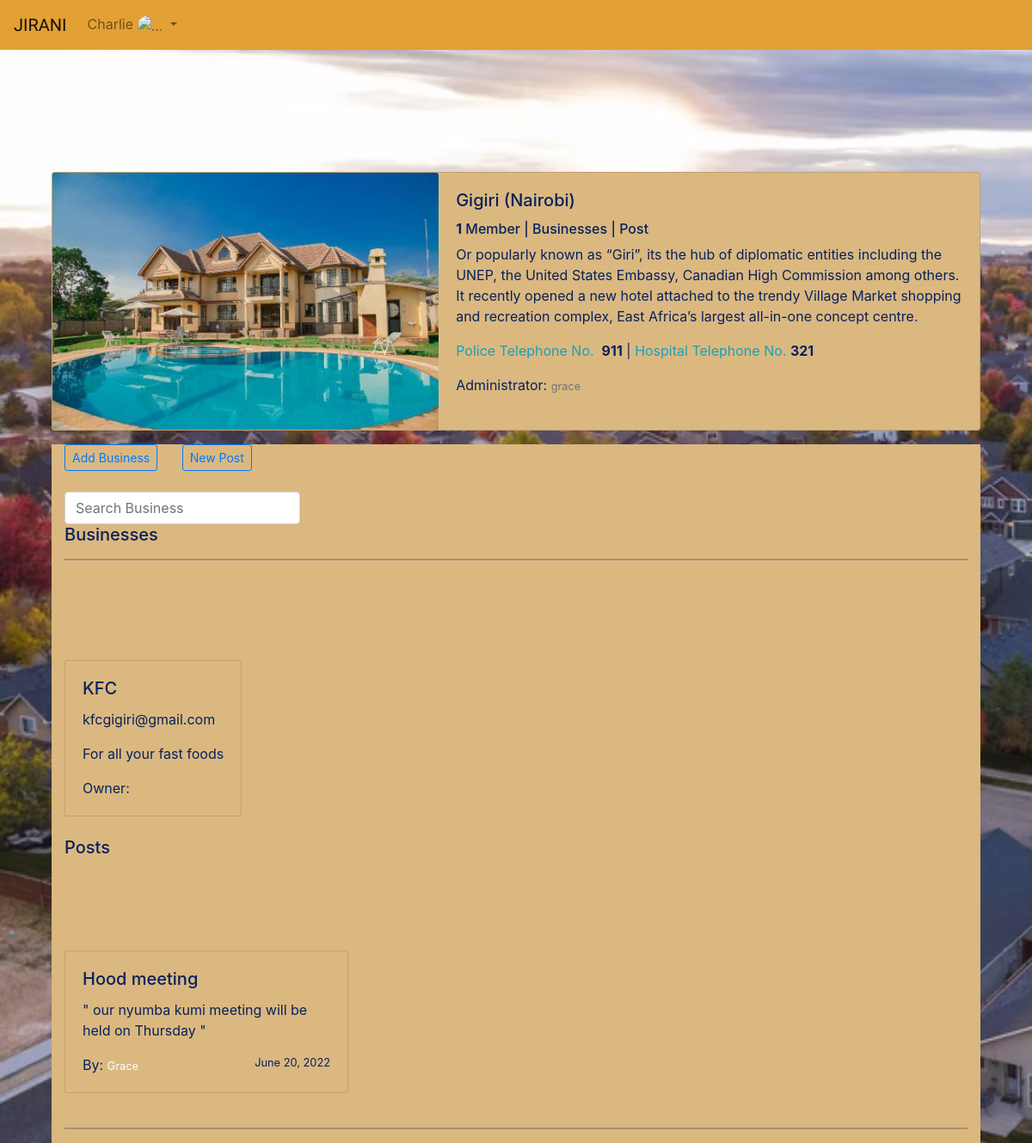
Screenshot of /hood/5 (signed in) with the database file from the repository.
### app/models.py (models this page shows, shortened)
class Neighborhood(models.Model):
    hoodname = models.CharField(blank=True, max_length=120)
    location = models.CharField(max_length=60, blank=True)
    admin = models.ForeignKey("Profile", on_delete=models.CASCADE, related_name='hood')
    hoodphoto = models.ImageField(upload_to='images/', null=True)
    description = models.TextField(null =True)
    healthdep = models.IntegerField(null=True, blank=True)
    policeno = models.IntegerField(null=True, blank=True)

class Profile(models.Model):
    user = models.OneToOneField(User, on_delete=models.CASCADE, related_name='profile')
    profile_pic = models.ImageField(upload_to='media/images/', default='default.png')
    bio = models.TextField(max_length=500, default="My Bio", blank=True)
    name = models.CharField(blank=True, max_length=120)
    location = models.CharField(max_length=60, blank=True)
    neighborhood = models.ForeignKey(Neighborhood, on_delete=models.SET_NULL, null=True, related_name='occupants', blank=True)

class Business(models.Model):
    email = models.EmailField()
    user = models.ForeignKey(User, on_delete=models.CASCADE, related_name='owner')
    neighborhood = models.ForeignKey(Neighborhood, on_delete=models.SET_NULL, null=True, related_name='business_owner', blank=True)
    name = models.CharField(blank=True, max_length=120)
    description = models.TextField(blank=True)

class Post(models.Model):
    title = models.CharField(max_length=155)
    post = models.TextField(max_length=500)
    photo = models.ImageField(upload_to='media/posts/', blank=True)
    user = models.ForeignKey(Profile, on_delete=models.CASCADE, related_name="post")
    date = models.DateTimeField(auto_now_add=True, blank=True)
    hood = models.ForeignKey(Neighborhood, on_delete=models.SET_NULL, null=True, related_name='post_owner', blank=True)

### app/views.py (the view)
# urls.py: path('hood/<hood_id>', views.hood, name='hood'),
def hood(request, hood_id):
    hood = Neighborhood.objects.get(id=hood_id)
    business = Business.objects.filter(neighborhood=hood)
    posts = Post.objects.filter(hood=hood)
    posts = posts[::-1]
    if request.method == 'POST':
        form = JiraniForm(request.POST)
        if form.is_valid():
            b_form = form.save(commit=False)
            b_form.neighbourhood = hood
            b_form.user = request.user.profile
            b_form.save()
            return redirect('hood', hood.id)
    else:
        form = JiraniForm()
    context = {
        'hood': hood,
        'business': business,
        'form': form,
        'posts': posts
    }
    return render(request, 'jirani/hood.html', context)

### app/forms.py
class JiraniForm(forms.ModelForm):
    class Meta:
        model = Neighborhood
        exclude = ('admin',)

### app/templates/jirani/hood.html (shortened to what this page needs)
{% extends 'jirani/base.html' %}
{% load crispy_forms_tags %}
{% block content %}
<div class="container" style="margin-top:-4">
    <div class="row">
        <div class="col-md-12">
            <div class="card mb-3">
                <div class="row no-gutters">
                    <div class="col-md-5">
                        <img src="{{ hood.hoodphoto.url }}" class="card-img" alt="...">
                    </div>
                    <div class="col-md-7">
                        <div class="card-body">
                            <h5 class="card-title">{{ hood.hoodname }} ({{hood.location}})
                            </h5>
                            <h6 class="card-text">
                                <span><strong>{{hood.occupants.count}}</strong> Member{{hood.occupants.count|pluralize}}</span>
                                | <strong>{{ hood.business.count }}</strong> Businesses |  Post{{ hood.hood_post.count|pluralize }}
                            </h6>
                            <p class="card-text">{{hood.description}}</p>
                            <p class="card-text"><span class="text-info">Police Telephone No.</span>
                                &nbsp;<strong>{{hood.policeno}}</strong> |
                                <span class="text-info">Hospital Telephone No.</span> <strong>{{hood.healthdep}}</strong></p>
                            <p class="card-text">Administrator: <small class="text-muted">
                                {{ hood.admin.user.username }}</small></p>
                        </div>
                    </div>
                </div>
            </div>
        </div>
    </div>
    <div class="container bg-hood">
        <div class="row">
            <div class="col-md-12">
                <a href="" class="btn btn-sm btn-outline-primary mb-4 mr-4" data-toggle="modal" data-target="#ModalCenter">Add
                    Business</a>
                <a class="btn btn-sm btn-outline-primary mb-4" href="{% url 'upload'%}">New Post</a>
                <form class="form-inline" method="get" action="{% url 'search' %}">
                    <div class="md-form my-0">
                        <input class="form-control mr-sm-2 " type="text" placeholder="Search Business" name="title" aria-label="Search">
                    </div>
                </form>
                <h5 class="D-block mx-auto tt">Businesses</h5>
                <hr>
                <div class="row">
                    {% for bus in business %}
                    <div class="col-md-4">
                        <div class="card mb-4">
                            <div class="card-body">
                                <h5 class="card-title">{{bus.name}}
                                </h5>
                                <p class="card-text">{{bus.email}}</p>
                                <p class="card-text">{{bus.description}}</p>
                                <p class="card-text">Owner: </p>
                            </div>
                        </div>
                    </div>
                    {% endfor %}
                </div>
                <h5 class="D-block mx-auto tt">Posts</h5>
                <div class="row">
                    {% for post in posts %}
                    <div class="col-md-4">
                        <div class="card mb-4 hpost">
                            <div class="card-body">
                                <h5 class="card-title">{{post.title}}</h5>
                                <p class="card-text">" {{post.post}} "
                                </p>
                                <p class="card-text">By: <small class="text-white">
                                    {{ post.user.user.username|title }}</small> <small style="float:right">{{post.date|date}}</small>
                                </p>
                            </div>
                        </div>
                    </div>
                    {% endfor %}
                </div>
                <hr>
            </div>
        </div>
    </div>
</div>
{% endblock %}

### app/templates/navbar.html (shortened to what this page needs)
<div class="container-fluid px-0">
    <header>
        <nav class="navbar fixed-top navbar-expand-lg navbar-transparent navbar-light bg-steel">
            <a class="navbar-brand" href="{% url 'home' %}">JIRANI</a>
            <div class="collapse navbar-collapse" id="navbarSupportedContent">
                <ul class="navbar-nav navbar-right">
                    {% if user.is_authenticated%}
                        <li class="nav-item dropdown">
                            <a class="nav-link dropdown-toggle" id="navbarDropdownMenuLink" data-toggle="dropdown">{{ user.username|title }}
                            <img class="rounded-circle nav-img" src="{{ user.profile.profile_pic.url }}" width="22" height="22" class="rounded-circle" alt="..." style="width: 45px; height: 45px">
                            </a>
                        </li>
                    {% else %}
                        <a href="{% url 'login' %}" class="login btn btn-sm btn-primary"> Register/Login </a>
                    {% endif %}
                </ul>
            </div>
        </nav>
    </header>
</div>

### static/css/main.css (style rules this page uses)
body { background: url(/static/images/hood.avif); background-repeat: no-repeat; background-size: cover; color: #fff; }
.navbar-transparent { background: transparent; }
.navbar-nav > li > a { color: #fff; }
.navbar-brand { font-family: "Allerta Stencil", sans-serif; color: #2660dd; }
.bg-steel { background-color: #e2a035; }
.card { background-color: #dbb880; margin-top: 100px; color: #06215c; width: fit-content; }
.bg-hood { background-color: #dbb880; color: #06215c; }

### rows the page displays
Neighborhood: hoodphoto (picture), hoodname "Gigiri", location "Nairobi", occupants.count "1", description "Or popularly known as “Giri”, its the hub of diplomatic entities including the UNEP, the United States Embassy, Canadian High Commission among others. It recently opened a new hotel attached to the trendy Village Market shopping and recreation complex, East Africa’s largest all-in-one concept centre.", policeno "911", healthdep "321", admin.user.username "grace"
Business: name "KFC", email "kfcgigiri@gmail.com", description "For all your fast foods"
Post: title "Hood meeting", post "our nyumba kumi meeting will be held on Thursday", user.user.username "Grace", date "June 20, 2022"

### other values shown
{{ user.username|title }} "Charlie"
